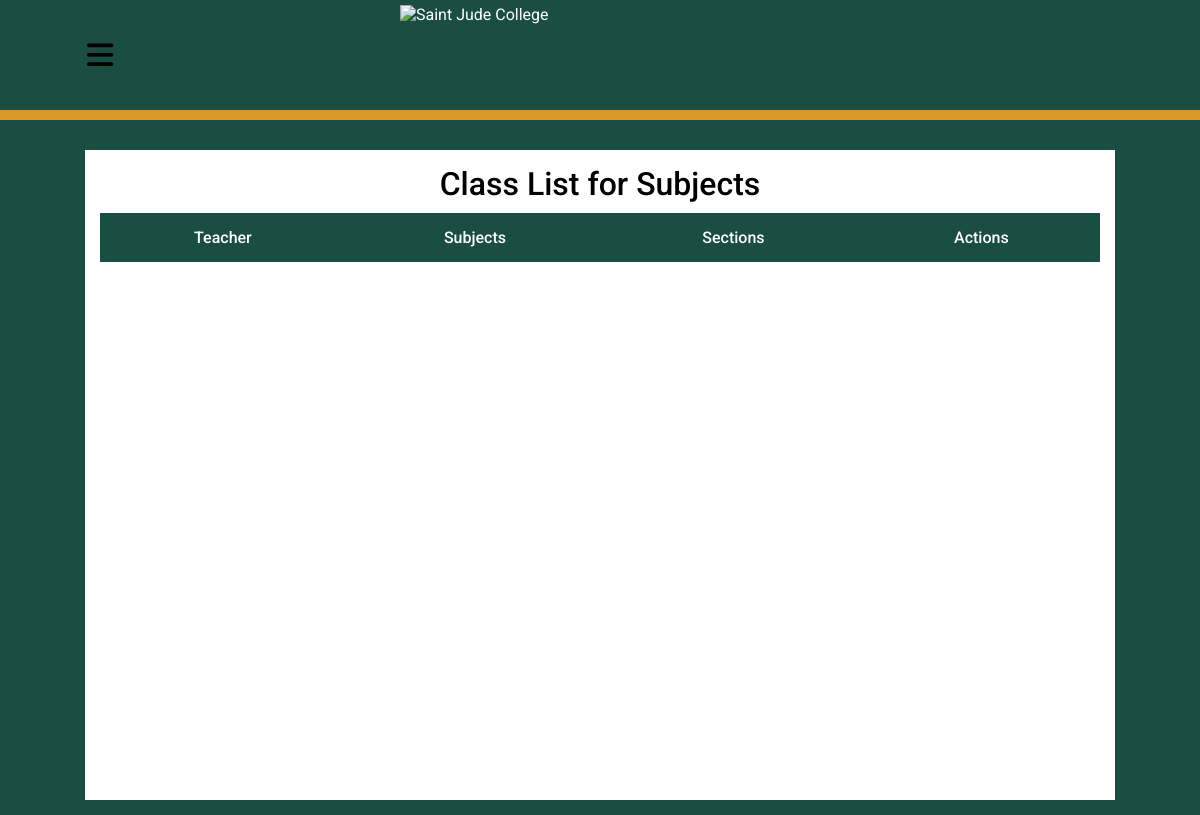
Page /admin/class-list-page.php (signed in) on the earlier database version.
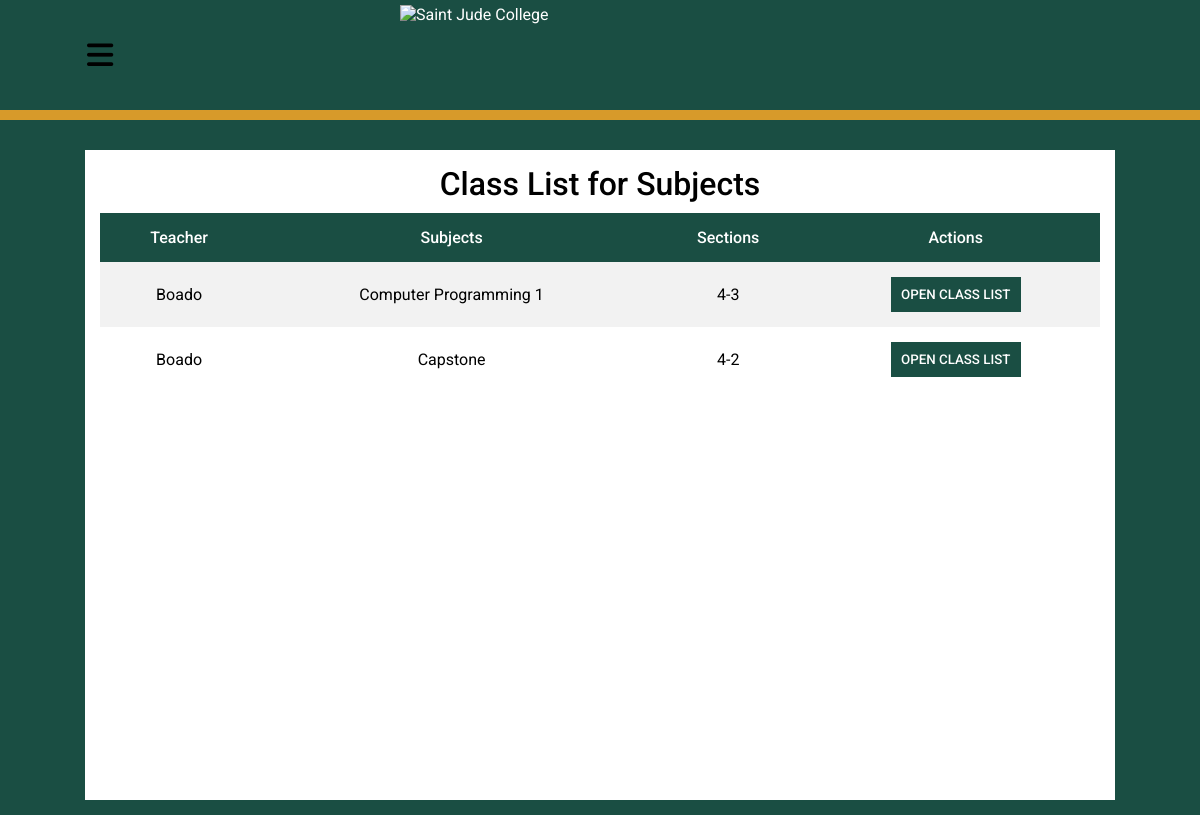
Same page on the later database version.
### tables this page shows
CREATE TABLE `assign` (
  `id` int(11) NOT NULL,
  `departments` varchar(255) NOT NULL,
  `teachers` varchar(255) NOT NULL,
  `sections` varchar(255) NOT NULL,
  `subjects` varchar(255) NOT NULL
);

CREATE TABLE `users` (
  `id` int(11) NOT NULL,
  `first_name` varchar(255) NOT NULL,
  `last_name` varchar(255) NOT NULL,
  `fullname` varchar(255) NOT NULL,
  `email` varchar(255) NOT NULL,
  `password` varchar(255) NOT NULL
);

### admin/class-list-page.php (the view, shortened to what this page needs)
<?php
  require_once $_SERVER['DOCUMENT_ROOT']."/attendance/database/connect.php";
  $queryClassList = "SELECT * FROM assign";
  $sqlClassList = mysqli_query($con, $queryClassList);
?>
<!DOCTYPE html>
<html lang="en">
<head>
  <link rel="stylesheet" href="./css/class-list-page.css">
</head>
<body>
  <div class="main">
    <div class="header">
      <i class="fa-solid fa-bars" id="bars"></i>
      <img src="./img/sjc-bg-color.png" alt="Saint Jude College" />
      <div class="header2"></div>
    </div>
    <div class="container">
      <h1>Class List for Subjects</h1>
      <table>
        <tr>
          <th>Teacher</th>
          <th>Subjects</th>
          <th>Sections</th>
          <th>Actions</th>
        </tr>
        <?php while($results = mysqli_fetch_array($sqlClassList)) {
            $usersID = $results['teachers'];
            $queryTeacherList = "SELECT * FROM users WHERE id = $usersID";
            $sqlTeacherList = mysqli_query($con, $queryTeacherList);
            if($results1 = mysqli_fetch_array($sqlTeacherList)){
              $teacher = $results1['last_name'];
            }
          ?>
        <tr>
          <td><?php echo $teacher; ?></td>
          <td><?php echo $results['subjects'] ?></td>
          <td><?php echo $results['sections'] ?></td>
          <td>
            <form action="class-list-page.php" method="get">
              <button type="submit" class="class-list-btn" id="OpenClass" name="OpenClass" value="<?php
                echo $results['subjects']."+".$results['sections']."+".$usersID;
                ?>">OPEN CLASS LIST
              </button>
            </form>
          </td>
        </tr>
        <?php } ?>
      </table>
    </div>
  </div>
</body>
</html>

Differences in the rows shown:
added assign: users.last_name "Boado", subjects "Computer Programming 1", sections "4-3"
added assign: users.last_name "Boado", subjects "Capstone", sections "4-2"
